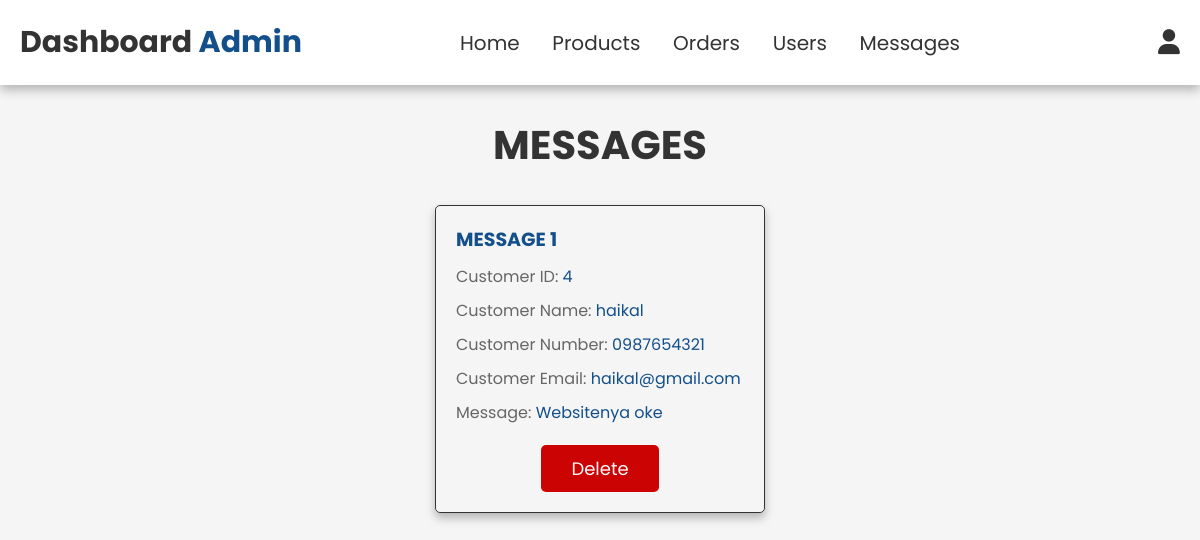
The app's page /admin/admin_contact.php (signed in), older data.
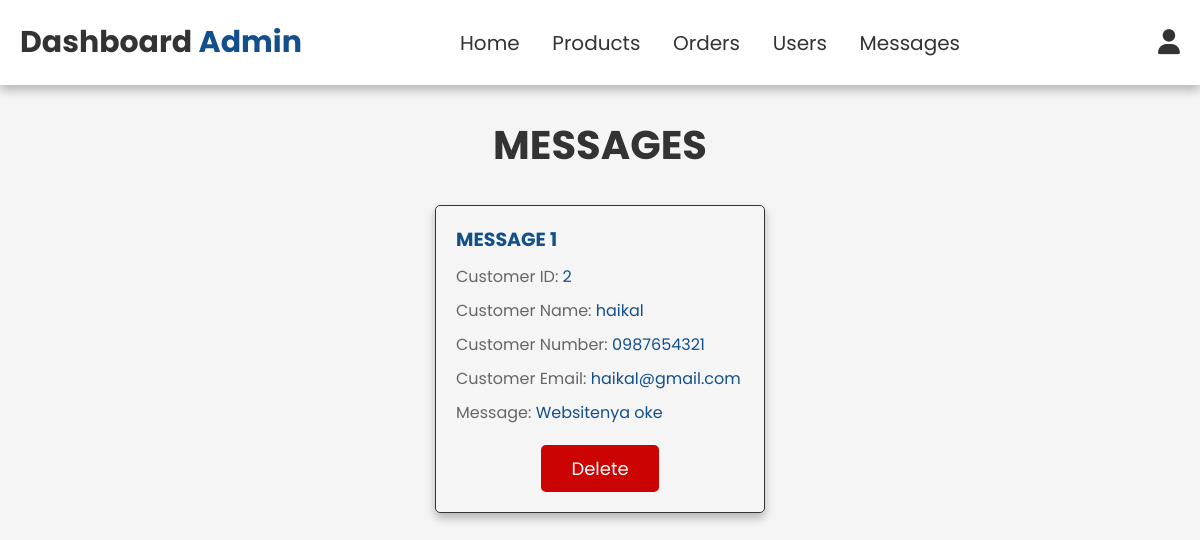
The same page, newer data.
### tables this page shows
CREATE TABLE `messages` (
  `id` int(5) NOT NULL,
  `customer_id` int(10) NOT NULL,
  `name` varchar(25) NOT NULL,
  `email` varchar(25) NOT NULL,
  `number` varchar(14) NOT NULL,
  `message` varchar(1000) NOT NULL
);

### admin/admin_contact.php (the view, shortened to what this page needs)
<?php
    include_once('../config/config.php');
?>
<!DOCTYPE html>
<html lang="en">
    <head>
        <link rel="stylesheet" href="https://cdnjs.cloudflare.com/ajax/libs/font-awesome/6.5.2/css/all.min.css">
        <link rel="stylesheet" href="../css/admin_style.css?v=<?php echo time(); ?>">
    </head>
    <body>
    <?php include './admin_header.php'; ?>
        <section class="messages">
            <h1 class="title">Messages</h1>
            <div class="box-container">
            <?php
                $sql_select_messages = mysqli_query($conn, "SELECT * FROM messages;") or die('Query Failed');
                if(mysqli_num_rows($sql_select_messages) > 0){
                    while($fetch_message = mysqli_fetch_assoc($sql_select_messages)){
                ?>
                <div class="box">
                    <p><b>Message <span><?php echo $fetch_message['id']; ?></span></b></p>
                    <p>Customer ID: <span><?php echo $fetch_message['customer_id']; ?></span></p>
                    <p>Customer Name: <span><?php echo $fetch_message['name']; ?></span></p>
                    <p>Customer Number: <span><?php echo $fetch_message['number']; ?></span></p>
                    <p>Customer Email: <span><?php echo $fetch_message['email']; ?></span></p>
                    <p>Message: <span><?php echo $fetch_message['message']; ?></span></p>
                    <a href="admin_contact.php?delete=<?php echo $fetch_message['id']; ?>" onclick="return confirm('Delete this message?');" class="delete-btn">Delete</a>
                </div>
                <?php
                    }
                }
                else{
                    echo '<p class="empty">No messages yet!</p>';
                }
                ?>
            </div>
        </section>
    </body>
</html>

### admin/admin_header.php (shortened to what this page needs)
<header class="header">
    <div class="flex">
        <a href="admin_page.php" class="logo">Dashboard <span>Admin</span></a>
        <nav class="navbar">
            <a href="admin_page.php">Home</a>
            <a href="admin_products.php">Products</a>
            <a href="admin_orders.php">Orders</a>
            <a href="admin_users.php">Users</a>
            <a href="admin_contact.php">Messages</a>
        </nav>
        <div class="icons">
            <div id="user-btn" class="fa fa-user"></div>
        </div>
    </div>
</header>

### css/admin_style.css (style rules this page uses)
:root { --primary: #134f8b; --secondary: #96C9F4; --red:#cb0303; --black: #333; --light-color:#666; --light-white: #ccc; --light-bg: #f5f5f5; --border: 0.17rem solid var(--black); --box-shadow: 0 0.5rem 1rem rgba(0, 0, 0, 0.265); }
* { box-sizing: border-box; margin: 0; padding: 0; outline: none; border: none; font-family: 'Poppins', sans-serif; text-decoration: none; transition: all 0.1s linear; }
html { font-size: 62.5%; overflow-x: hidden; }
body { background-color: var(--light-bg); }
section { padding: 3rem 2rem; }
.title { text-align: center; margin-bottom: 3rem; text-transform: uppercase; color: var(--black); font-size: 4rem; }
.delete-btn { background-color: var(--red); }
.btn, .option-btn, .delete-btn, .white-btn { display: inline-block; margin-top: 1rem; padding: 1rem 3rem; color: white; font-size: 1.8rem; text-transform: capitalize; border-radius: 0.5rem; cursor: pointer; }
.header { position: sticky; top: 0; left: 0; right: 0; z-index: 1000; background-color: white; box-shadow: var(--box-shadow); }
.header .flex { display: flex; align-items: center; justify-content: space-between; position: relative; max-width: 1300px; padding: 2rem; margin: 0 auto; }
.header .flex .logo { font-size: 3rem; font-weight: bold; color:var(--black); }
.header .flex .logo span { color:var(--primary); }
.header .flex .navbar a { margin: 0 1.5rem; font-size: 2rem; color:var(--black); }
.header .flex .icons div { margin-left: 4rem; font-size: 2.5rem; cursor: pointer; color: var(--black); }
.messages .box-container { display: grid; grid-template-columns: repeat(auto-fit, 33rem); gap:3rem; align-items: flex-start; max-width: 1200px; margin: 0 auto; justify-content: center; }
.messages .box-container .box { padding:2rem; border:var(--border); background-color: var(--white); box-shadow: var(--box-shadow); border-radius: 0.5rem; text-align: center; }
.messages .box-container .box p { font-size: 1.6rem; color:var(--light-color); margin-bottom: 1rem; line-height: 1.5; text-align: left; }
.messages .box-container .box p span { color:var(--primary); }
.messages .box-container .box p b, .messages .box-container .box p b span { color: var(--primary); text-transform: uppercase; font-size: 1.9rem; text-align: center; }

Row changes from the older to the newer data that the page shows:
changed messages "haikal": customer "4" → "2"
